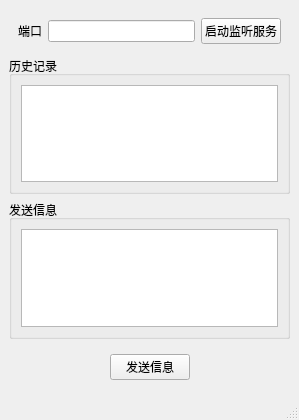
<?xml version="1.0" encoding="UTF-8"?>
<ui version="4.0">
 <class>MainWindow</class>
 <widget class="QMainWindow" name="MainWindow">
  <property name="geometry">
   <rect>
    <x>0</x>
    <y>0</y>
    <width>299</width>
    <height>420</height>
   </rect>
  </property>
  <property name="windowTitle">
   <string>MainWindow</string>
  </property>
  <widget class="QWidget" name="centralwidget">
   <layout class="QVBoxLayout" name="verticalLayout">
    <item>
     <widget class="QWidget" name="widget" native="true">
      <property name="maximumSize">
       <size>
        <width>16777215</width>
        <height>16777215</height>
       </size>
      </property>
      <layout class="QHBoxLayout" name="horizontalLayout">
       <property name="bottomMargin">
        <number>6</number>
       </property>
       <item>
        <widget class="QLabel" name="label">
         <property name="text">
          <string>端口</string>
         </property>
        </widget>
       </item>
       <item>
        <widget class="QLineEdit" name="port"/>
       </item>
       <item>
        <widget class="QPushButton" name="beginListen">
         <property name="text">
          <string>启动监听服务</string>
         </property>
        </widget>
       </item>
      </layout>
     </widget>
    </item>
    <item>
     <widget class="QGroupBox" name="groupBox">
      <property name="title">
       <string>历史记录</string>
      </property>
      <layout class="QHBoxLayout" name="horizontalLayout_2">
       <item>
        <widget class="QTextEdit" name="record"/>
       </item>
      </layout>
     </widget>
    </item>
    <item>
     <widget class="QGroupBox" name="groupBox_2">
      <property name="title">
       <string>发送信息</string>
      </property>
      <layout class="QHBoxLayout" name="horizontalLayout_3">
       <item>
        <widget class="QTextEdit" name="msg"/>
       </item>
      </layout>
     </widget>
    </item>
    <item>
     <widget class="QWidget" name="widget_2" native="true">
      <layout class="QHBoxLayout" name="horizontalLayout_4">
       <item>
        <spacer name="horizontalSpacer">
         <property name="orientation">
          <enum>Qt::Orientation::Horizontal</enum>
         </property>
         <property name="sizeHint" stdset="0">
          <size>
           <width>40</width>
           <height>20</height>
          </size>
         </property>
        </spacer>
       </item>
       <item>
        <widget class="QPushButton" name="sendMsg">
         <property name="text">
          <string>发送信息</string>
         </property>
        </widget>
       </item>
       <item>
        <spacer name="horizontalSpacer_2">
         <property name="orientation">
          <enum>Qt::Orientation::Horizontal</enum>
         </property>
         <property name="sizeHint" stdset="0">
          <size>
           <width>40</width>
           <height>20</height>
          </size>
         </property>
        </spacer>
       </item>
      </layout>
     </widget>
    </item>
   </layout>
  </widget>
  <widget class="QMenuBar" name="menubar">
   <property name="geometry">
    <rect>
     <x>0</x>
     <y>0</y>
     <width>299</width>
     <height>18</height>
    </rect>
   </property>
  </widget>
  <widget class="QStatusBar" name="statusbar"/>
 </widget>
 <resources/>
 <connections/>
</ui>
